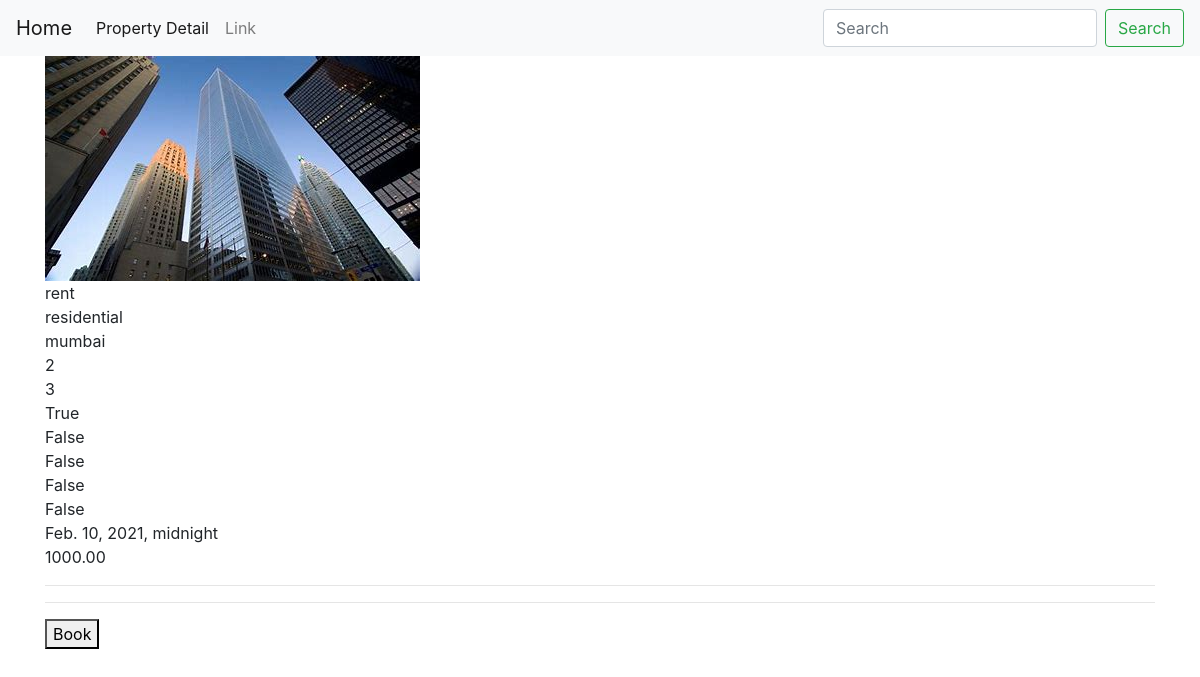
/property_detail/44bc127a-69d4-4e3a-bc97-c706545d2485/, run on the app's committed database.
### properties/models.py (models this page shows, shortened)
class Property(models.Model):
    id = models.UUIDField(primary_key=True, default=uuid.uuid4, editable=False)
    user =models.ForeignKey(User, on_delete=models.CASCADE)
    property_type =models.ForeignKey(PropertyType, on_delete= models.CASCADE)
    image =models.ImageField(upload_to="property", null=True, blank=True)
    title =models.CharField(max_length=20, null=True, blank=True)
    description =models.TextField(null=True, blank=True)
    location =models.TextField(null=True, blank=True)
    bedRooms =models.IntegerField(null=True, blank=True)
    bathRooms =models.IntegerField(null=True, blank=True)
    lift =models.BooleanField()
    carParking =models.BooleanField()
    twoWheelerParking =models.BooleanField()
    security =models.BooleanField()
    cctv =models.BooleanField()
    available_from =models.DateTimeField()
    price =models.DecimalField(max_digits=10, decimal_places=2)
    slug =models.SlugField(null=True, blank=True)

class PropertyType(models.Model):
    name = models.CharField(max_length=20, choices=TYPE)
    def __str__(self):
        return self.name

### properties/views.py (the view)
# urls.py: path('property_detail/<uuid:pk>/', PropertyDetailView.as_view(), name='property_detail'),
class PropertyDetailView(DetailView):
    model =Property
    template_name ='properties/properties_detail.html'
    def get_context_data(self, **kwargs):
        context = super().get_context_data(**kwargs)
        context["property_status"] = PropertyStatus.objects.filter(property_type= context['object'].id)
        context["property_cost"] = PropertyCost.objects.filter(property_type= context['object'].id)
        return context

### properties/templates/properties/properties_detail.html (shortened to what this page needs)
{% extends 'base.html'%}
{% block content %}
<form method="POST" action="/bookings_form/">
<img src="{{ object.image.url}}"><br>
{{ object.property_type}}<br>
{{ object.title}}<br>
{{ object.location}}<br>
{{ object.bedRooms}}<br>
{{ object.bathRooms}}<br>
{{ object.lift}}<br>
{{ object.carParking}}<br>
{{ object.twoWheelerParking}}<br>
{{ object.security}}<br>
{{ object.cctv}}<br>
{{ object.available_from}}<br>
{{ object.price}}<br>
<hr>
<hr>
<button type="submit" >Book</button>
</form>
{% endblock %}

### data on the page
Property: image (picture), property_type "rent", title "residential", location "mumbai", bedRooms "2", bathRooms "3", lift "True", carParking "False", twoWheelerParking "False", security "False", cctv "False", available_from "Feb. 10, 2021, midnight", price "1000.00"
